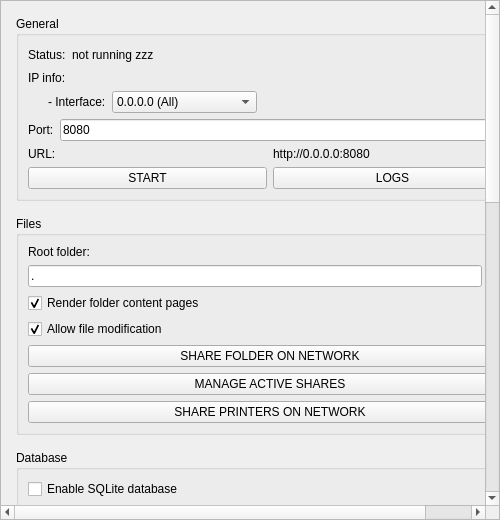
<?xml version="1.0" encoding="UTF-8"?>
<ui version="4.0">
 <class>MainWindow</class>
 <widget class="QMainWindow" name="MainWindow">
  <property name="geometry">
   <rect>
    <x>0</x>
    <y>0</y>
    <width>500</width>
    <height>520</height>
   </rect>
  </property>
  <property name="windowTitle">
   <string>HTTP Server Manager</string>
  </property>
  <widget class="QWidget" name="centralwidget">
   <layout class="QVBoxLayout" name="verticalLayout_main">
    <property name="leftMargin">
     <number>0</number>
    </property>
    <property name="topMargin">
     <number>0</number>
    </property>
    <property name="rightMargin">
     <number>0</number>
    </property>
    <property name="bottomMargin">
     <number>0</number>
    </property>
    <item>
     <widget class="QScrollArea" name="scrollArea">
      <property name="widgetResizable">
       <bool>true</bool>
      </property>
      <widget class="QWidget" name="scrollAreaWidgetContents">
       <property name="geometry">
        <rect>
         <x>0</x>
         <y>0</y>
         <width>380</width>
         <height>500</height>
        </rect>
       </property>
       <layout class="QVBoxLayout" name="verticalLayout_scroll">
        <property name="spacing">
         <number>15</number>
        </property>
        <property name="leftMargin">
         <number>15</number>
        </property>
        <property name="topMargin">
         <number>15</number>
        </property>
        <property name="rightMargin">
         <number>15</number>
        </property>
        <property name="bottomMargin">
         <number>15</number>
        </property>
        
        <!-- General Section -->
        <item>
         <widget class="QGroupBox" name="groupBox_general">
          <property name="title">
           <string>General</string>
          </property>
          <layout class="QVBoxLayout" name="verticalLayout_1">
           <item>
            <layout class="QHBoxLayout" name="horizontalLayout_1">
             <item>
              <widget class="QLabel" name="label_status_title">
               <property name="text">
                <string>Status:</string>
               </property>
              </widget>
             </item>
             <item>
              <widget class="QLabel" name="lbl_status">
               <property name="text">
                <string>not running zzz</string>
               </property>
              </widget>
             </item>
             <item>
              <spacer name="horizontalSpacer_1">
               <property name="orientation">
                <enum>Qt::Horizontal</enum>
               </property>
               <property name="sizeHint" stdset="0">
                <size>
                 <width>90</width>
                 <height>20</height>
                </size>
               </property>
              </spacer>
             </item>
            </layout>
           </item>
           <item>
            <widget class="QLabel" name="label_ip_info">
             <property name="text">
              <string>IP info:</string>
             </property>
            </widget>
           </item>
           <item>
            <layout class="QHBoxLayout" name="horizontalLayout_2">
             <property name="leftMargin">
              <number>20</number>
             </property>
             <item>
              <widget class="QLabel" name="label_interface">
               <property name="text">
                <string>- Interface:</string>
               </property>
              </widget>
             </item>
             <item>
              <widget class="QComboBox" name="combo_interface">
               <item>
                <property name="text">
                 <string>0.0.0.0 (All)</string>
                </property>
               </item>
               <item>
                <property name="text">
                 <string>127.0.0.1 (Localhost)</string>
                </property>
               </item>
              </widget>
             </item>
             <item>
              <spacer name="horizontalSpacer_2">
               <property name="orientation">
                <enum>Qt::Horizontal</enum>
               </property>
               <property name="sizeHint" stdset="0">
                <size>
                 <width>40</width>
                 <height>20</height>
                </size>
               </property>
              </spacer>
             </item>
            </layout>
           </item>
           <item>
            <layout class="QHBoxLayout" name="horizontalLayout_3">
             <item>
              <widget class="QLabel" name="label_port">
               <property name="text">
                <string>Port:</string>
               </property>
              </widget>
             </item>
             <item>
              <widget class="QLineEdit" name="line_port">
               <property name="text">
                <string>8080</string>
               </property>
              </widget>
             </item>
            </layout>
           </item>
           <item>
            <layout class="QHBoxLayout" name="horizontalLayout_4">
             <item>
              <widget class="QLabel" name="label_url_title">
               <property name="text">
                <string>URL:</string>
               </property>
              </widget>
             </item>
             <item>
              <widget class="QLabel" name="lbl_url">
               <property name="text">
                <string>http://0.0.0.0:8080</string>
               </property>
              </widget>
             </item>
            </layout>
           </item>
           <item>
            <layout class="QHBoxLayout" name="horizontalLayout_5">
             <item>
              <widget class="QPushButton" name="btn_start">
               <property name="text">
                <string>START</string>
               </property>
              </widget>
             </item>
             <item>
              <widget class="QPushButton" name="btn_logs">
               <property name="text">
                <string>LOGS</string>
               </property>
              </widget>
             </item>
            </layout>
           </item>
          </layout>
         </widget>
        </item>

        <!-- Files Section -->
        <item>
         <widget class="QGroupBox" name="groupBox_files">
          <property name="title">
           <string>Files</string>
          </property>
          <layout class="QVBoxLayout" name="verticalLayout_2">
           <item>
            <widget class="QLabel" name="label_root_folder">
             <property name="text">
              <string>Root folder:</string>
             </property>
            </widget>
           </item>
           <item>
            <layout class="QHBoxLayout" name="horizontalLayout_6">
             <item>
              <widget class="QLineEdit" name="line_root_folder">
               <property name="text">
                <string>.</string>
               </property>
              </widget>
             </item>
             <item>
              <widget class="QToolButton" name="btn_browse_folder">
               <property name="text">
                <string>...</string>
               </property>
              </widget>
             </item>
            </layout>
           </item>
           <item>
            <widget class="QCheckBox" name="chk_render_pages">
             <property name="text">
              <string>Render folder content pages</string>
             </property>
             <property name="checked">
              <bool>true</bool>
             </property>
            </widget>
           </item>
           <item>
            <widget class="QCheckBox" name="chk_allow_mod">
             <property name="text">
              <string>Allow file modification</string>
             </property>
             <property name="checked">
              <bool>true</bool>
             </property>
            </widget>
           </item>
           <item>
            <widget class="QPushButton" name="btn_share_network">
             <property name="text">
              <string>SHARE FOLDER ON NETWORK</string>
             </property>
            </widget>
           </item>
           <item>
            <widget class="QPushButton" name="btn_manage_shares">
             <property name="text">
              <string>MANAGE ACTIVE SHARES</string>
             </property>
            </widget>
           </item>
           <item>
            <widget class="QPushButton" name="btn_share_printers">
             <property name="text">
              <string>SHARE PRINTERS ON NETWORK</string>
             </property>
            </widget>
           </item>
          </layout>
         </widget>
        </item>

        <!-- Database Section -->
        <item>
         <widget class="QGroupBox" name="groupBox_database">
          <property name="title">
           <string>Database</string>
          </property>
          <layout class="QVBoxLayout" name="verticalLayout_3">
           <item>
            <widget class="QCheckBox" name="chk_sqlite">
             <property name="text">
              <string>Enable SQLite database</string>
             </property>
            </widget>
           </item>
          </layout>
         </widget>
        </item>

        <!-- Handlers Section -->
        <item>
         <widget class="QGroupBox" name="groupBox_handlers">
          <property name="title">
           <string>Handlers</string>
          </property>
          <layout class="QVBoxLayout" name="verticalLayout_4">
           <item>
            <widget class="QCheckBox" name="chk_intent">
             <property name="text">
              <string>Intent sending handlers</string>
             </property>
            </widget>
           </item>
          </layout>
         </widget>
        </item>

        <!-- Security Section -->
        <item>
         <widget class="QGroupBox" name="groupBox_security">
          <property name="title">
           <string>Security</string>
          </property>
          <layout class="QVBoxLayout" name="verticalLayout_5">
           <item>
            <widget class="QCheckBox" name="chk_auth">
             <property name="text">
              <string>Require authorization</string>
             </property>
            </widget>
           </item>
           <item>
            <widget class="QWidget" name="widget_auth_credentials">
             <property name="enabled">
              <bool>false</bool>
             </property>
             <layout class="QHBoxLayout" name="horizontalLayout_auth">
              <property name="leftMargin">
               <number>20</number>
              </property>
              <property name="topMargin">
               <number>0</number>
              </property>
              <property name="bottomMargin">
               <number>0</number>
              </property>
              <item>
               <widget class="QLineEdit" name="line_username">
                <property name="placeholderText">
                 <string>Username</string>
                </property>
               </widget>
              </item>
              <item>
               <widget class="QLineEdit" name="line_password">
                <property name="placeholderText">
                 <string>Password</string>
                </property>
                <property name="echoMode">
                 <enum>QLineEdit::Password</enum>
                </property>
               </widget>
              </item>
             </layout>
            </widget>
           </item>
           <item>
            <widget class="QCheckBox" name="chk_whitelist">
             <property name="text">
              <string>White list of clients (IPs)</string>
             </property>
            </widget>
           </item>
           <item>
            <widget class="QWidget" name="widget_whitelist">
             <property name="enabled">
              <bool>false</bool>
             </property>
             <layout class="QHBoxLayout" name="horizontalLayout_whitelist">
              <property name="leftMargin">
               <number>20</number>
              </property>
              <property name="topMargin">
               <number>0</number>
              </property>
              <property name="bottomMargin">
               <number>0</number>
              </property>
              <item>
               <widget class="QLineEdit" name="line_whitelist">
                <property name="placeholderText">
                 <string>e.g. 192.168.1.10, 10.0.0.5</string>
                </property>
               </widget>
              </item>
             </layout>
            </widget>
           </item>
           <item>
            <widget class="QCheckBox" name="chk_tls">
             <property name="text">
              <string>Use TLS encryption (HTTPS protocol)</string>
             </property>
            </widget>
           </item>
           <item>
            <layout class="QHBoxLayout" name="horizontalLayout_7">
             <item>
              <widget class="QPushButton" name="btn_install_cert">
               <property name="text">
                <string>INSTALL CERTIFICATE</string>
               </property>
              </widget>
             </item>
             <item>
              <widget class="QLabel" name="lbl_cert_info">
               <property name="text">
                <string>No certificate selected. Use a PEM file containing its private key.</string>
               </property>
              </widget>
             </item>
            </layout>
           </item>
           <item>
            <widget class="QCheckBox" name="chk_verify_header">
             <property name="text">
              <string>Verify host http header</string>
             </property>
            </widget>
           </item>
           <item>
            <widget class="QCheckBox" name="chk_cloudflare_tunnel">
             <property name="text">
              <string>Cloudflare Tunnel (local cloudflared)</string>
             </property>
            </widget>
           </item>
           <item>
            <widget class="QLineEdit" name="line_cloudflare_hostname">
             <property name="enabled">
              <bool>false</bool>
             </property>
             <property name="placeholderText">
              <string>Public hostname (e.g. files.example.com)</string>
             </property>
            </widget>
           </item>
           <item>
            <widget class="QCheckBox" name="chk_rate_limit">
             <property name="text">
              <string>Request rate limit</string>
             </property>
            </widget>
           </item>
           <item>
            <widget class="QWidget" name="widget_rate_limit">
             <property name="enabled">
              <bool>false</bool>
             </property>
             <layout class="QHBoxLayout" name="horizontalLayout_rate">
              <property name="leftMargin">
               <number>20</number>
              </property>
              <property name="topMargin">
               <number>0</number>
              </property>
              <property name="bottomMargin">
               <number>0</number>
              </property>
              <item>
               <widget class="QLabel" name="lbl_rate">
                <property name="text">
                 <string>Requests/sec:</string>
                </property>
               </widget>
              </item>
              <item>
               <widget class="QLineEdit" name="line_rate_limit">
                <property name="text">
                 <string>10</string>
                </property>
               </widget>
              </item>
             </layout>
            </widget>
           </item>
          </layout>
         </widget>
        </item>

        <!-- Misc Section -->
        <item>
         <widget class="QGroupBox" name="groupBox_misc">
          <property name="title">
           <string>Misc</string>
          </property>
          <layout class="QVBoxLayout" name="verticalLayout_6">
           <item>
            <widget class="QCheckBox" name="chk_autostart">
             <property name="text">
              <string>Open manager at Windows sign-in</string>
             </property>
            </widget>
           </item>
           <item>
            <widget class="QGroupBox" name="groupBox_schedule">
             <property name="title">
              <string>Schedule Server Uptime</string>
             </property>
             <property name="checkable">
              <bool>true</bool>
             </property>
             <property name="checked">
              <bool>false</bool>
             </property>
             <layout class="QHBoxLayout" name="horizontalLayout_schedule">
              <item>
               <widget class="QLabel" name="lbl_schedule_start">
                <property name="text">
                 <string>Start Time:</string>
                </property>
               </widget>
              </item>
              <item>
               <widget class="QTimeEdit" name="time_start"/>
              </item>
              <item>
               <widget class="QLabel" name="lbl_schedule_stop">
                <property name="text">
                 <string>Stop Time:</string>
                </property>
               </widget>
              </item>
              <item>
               <widget class="QTimeEdit" name="time_stop"/>
              </item>
             </layout>
            </widget>
           </item>
           <item>
            <widget class="QCheckBox" name="chk_exclude_battery">
             <property name="text">
              <string>Exclude from battery optimization</string>
             </property>
             <property name="checked">
              <bool>true</bool>
             </property>
            </widget>
           </item>
           <item>
            <widget class="QCheckBox" name="chk_custom_headers">
             <property name="text">
              <string>Custom response headers</string>
             </property>
            </widget>
           </item>
           <item>
            <widget class="QCheckBox" name="chk_custom_charset">
             <property name="text">
              <string>Custom charset</string>
             </property>
            </widget>
           </item>
           <item>
            <widget class="QWidget" name="widget_custom_charset">
             <property name="enabled">
              <bool>false</bool>
             </property>
             <layout class="QHBoxLayout" name="horizontalLayout_charset">
              <property name="leftMargin">
               <number>20</number>
              </property>
              <property name="topMargin">
               <number>0</number>
              </property>
              <property name="bottomMargin">
               <number>0</number>
              </property>
              <item>
               <widget class="QLineEdit" name="line_custom_charset">
                <property name="text">
                 <string>utf-8</string>
                </property>
               </widget>
              </item>
             </layout>
            </widget>
           </item>
           <item>
            <widget class="QCheckBox" name="chk_allow_external">
             <property name="text">
              <string>Allow control by external app</string>
             </property>
            </widget>
           </item>
           <item>
            <widget class="QPushButton" name="btn_edit_redirections">
             <property name="text">
              <string>EDIT REDIRECTIONS</string>
             </property>
            </widget>
           </item>
           <item>
            <widget class="QPushButton" name="btn_config_cors">
             <property name="text">
              <string>CONFIGURE CORS</string>
             </property>
            </widget>
           </item>
          </layout>
         </widget>
        </item>
        
        <item>
         <spacer name="verticalSpacer">
          <property name="orientation">
           <enum>Qt::Vertical</enum>
          </property>
          <property name="sizeHint" stdset="0">
           <size>
            <width>20</width>
            <height>40</height>
           </size>
          </property>
         </spacer>
        </item>

       </layout>
      </widget>
     </widget>
    </item>
   </layout>
  </widget>
 </widget>
 <resources/>
 <connections/>
</ui>
